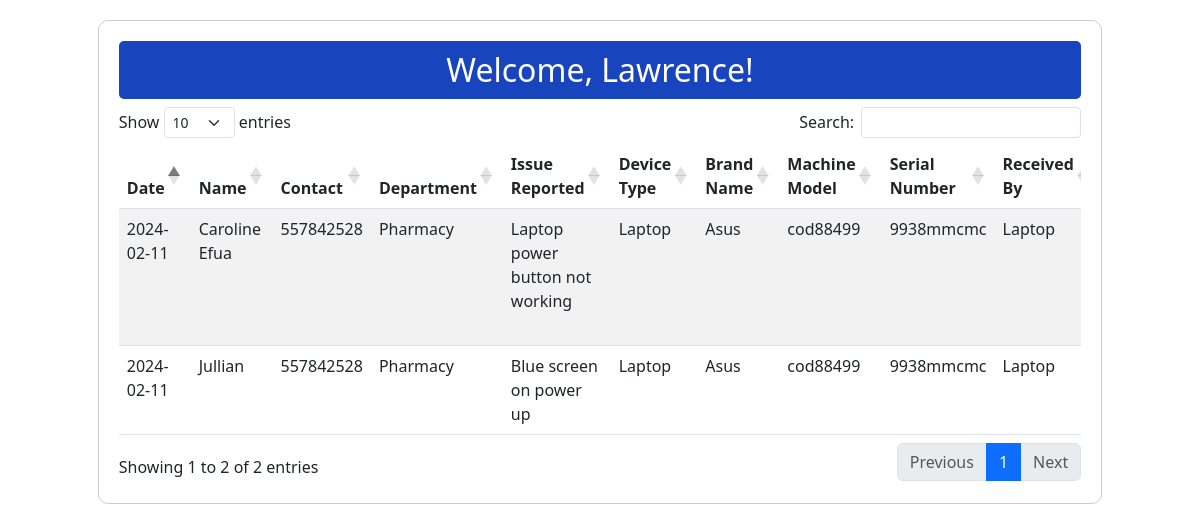
The page /viewtable.php (signed in) on the database its author committed.
### tables this page shows
CREATE TABLE `logbook` (
  `id` int(11) NOT NULL,
  `date` varchar(20) NOT NULL,
  `name` varchar(255) NOT NULL,
  `contact` int(11) NOT NULL,
  `department` varchar(255) NOT NULL,
  `issue_reported` varchar(255) NOT NULL,
  `device_type` varchar(255) NOT NULL,
  `brand_name` varchar(255) NOT NULL,
  `machine_model` varchar(255) NOT NULL,
  `serial_number` varchar(20) NOT NULL,
  `received_by` varchar(255) NOT NULL,
  `additional_items` varchar(255) NOT NULL,
  `hypothesis` varchar(255) NOT NULL,
  `wikihow` varchar(255) NOT NULL,
  `status` varchar(20) NOT NULL,
  `handled_by` varchar(255) NOT NULL,
  `date_fixed` varchar(20) NOT NULL,
  `date_taken` varchar(20) NOT NULL
);

### viewtable.php (the view, shortened to what this page needs)
<!DOCTYPE html>
<html lang="en">
<head>
    <link rel="stylesheet" href="https://cdnjs.cloudflare.com/ajax/libs/twitter-bootstrap/5.3.0/css/bootstrap.min.css" />
    <link rel="stylesheet" href="https://cdn.datatables.net/1.13.7/css/dataTables.bootstrap5.min.css" />
    <link rel="stylesheet" href="https://cdnjs.cloudflare.com/ajax/libs/font-awesome/6.3.0/css/all.min.css"/>
</head>
<body>
   <div class="container">
        <div class="table-container">
            <h2>Welcome, <?php echo $_SESSION['username']; ?>!</h2>
            <div class="table-responsive">
                    <table id="logbookTable" class="table table-striped" style="width:100%">
                        <thead>
                            <tr>
                                <th>Date</th>
                                <th>Name</th>
                                <th>Contact</th>
                                <th>Department</th>
                                <th>Issue Reported</th>
                                <th>Device Type</th>
                                <th>Brand Name</th>
                                <th>Machine Model</th>
                                <th>Serial Number</th>
                                <th>Received By</th>
                            </tr>
                        </thead>
                        <tbody>
                            <?php
                            include 'config.php';
                            $sql = "SELECT * FROM logbook";
                            $result = $conn->query($sql);
                            if ($result->num_rows > 0) {
                                while ($row = $result->fetch_assoc()) {
                                    echo "<tr>";
                                    echo "<td>" . $row['date'] . "</td>";
                                    echo "<td>" . $row['name'] . "</td>";
                                    echo "<td>" . $row['contact'] . "</td>";
                                    echo "<td>" . $row['department'] . "</td>";
                                    echo "<td>" . $row['issue_reported'] . "</td>";
                                    echo "<td>" . $row['device_type'] . "</td>";
                                    echo "<td>" . $row['brand_name'] . "</td>";
                                    echo "<td>" . $row['machine_model'] . "</td>";
                                    echo "<td>" . $row['serial_number'] . "</td>";
                                    echo "<td>" . $row['received_by'] . "</td>";
                                    echo "</tr>";
                                }
                            }
                            ?>
                        </tbody>
                    </table>
       </div>
     </div>
    </div>
</body>
</html>

### viewtable.php (style rules this page uses)
.table-container { margin: 20px auto; padding: 20px; max-width: 90%; border: 1px solid #ccc; border-radius: 10px; }
.table-container h2 { text-align:center; background:#1844bd; padding:10px; border-radius:5px; color:#fff; }
.table-responsive { width: 100%; overflow-x: auto; }

### rows shown on the page
logbook: date "2024-02-11", name "Caroline Efua", contact "557842528", department "Pharmacy", issue_reported "Laptop power button not working", device_type "Laptop", brand_name "Asus", machine_model "cod88499", serial_number "9938mmcmc", received_by "Laptop"
logbook: date "2024-02-11", name "Jullian", contact "557842528", department "Pharmacy", issue_reported "Blue screen on power up", device_type "Laptop", brand_name "Asus", machine_model "cod88499", serial_number "9938mmcmc", received_by "Laptop"

### other values the page prints
$_SESSION['username'] "Lawrence"
